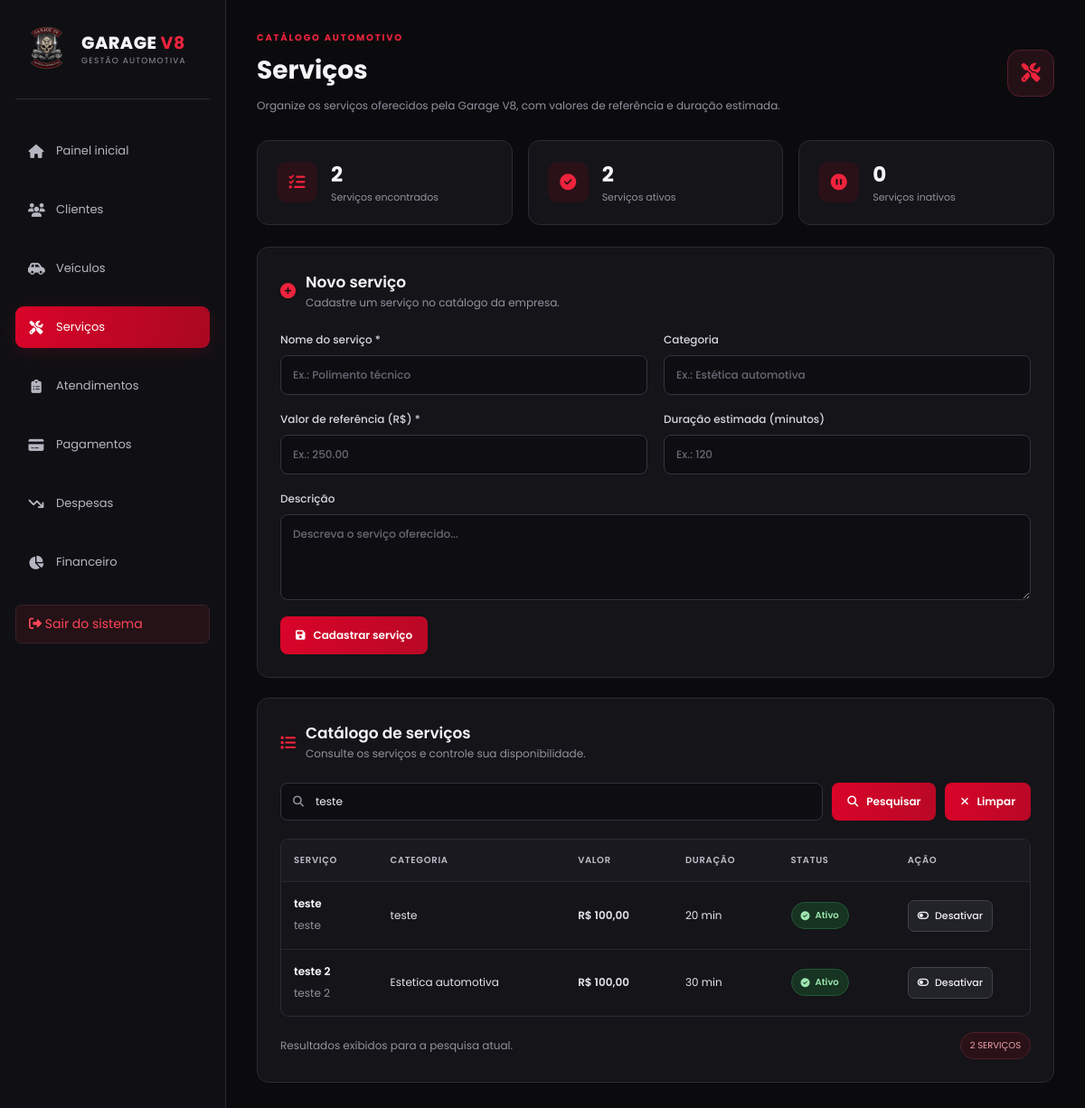
Screenshot of /servicos.php?busca=teste (signed in) with the database file from the repository.
### tables this page shows
CREATE TABLE `servicos` (
  `id_servico` int NOT NULL,
  `nome` varchar(100) NOT NULL,
  `descricao` text,
  `categoria` varchar(50) DEFAULT NULL,
  `valor_referencia` decimal(10,2) NOT NULL DEFAULT '0.00',
  `duracao_estimada` int DEFAULT NULL,
  `ativo` tinyint(1) NOT NULL DEFAULT '1'
);

### servicos.php (the view, shortened to what this page needs)
<?php
require_once __DIR__ . '/config/conexao.php';
function e($valor)
{
    return htmlspecialchars((string) $valor, ENT_QUOTES, 'UTF-8');
}
$busca = trim($_GET['busca'] ?? '');
$sql = "SELECT id_servico, nome, descricao, categoria,
               valor_referencia, duracao_estimada, ativo
        FROM servicos";
if ($busca !== '') {
    $sql .= ' WHERE nome LIKE ? OR categoria LIKE ?';
    $stmt = $pdo->prepare($sql . ' ORDER BY nome');
    $termo = '%' . $busca . '%';
    $stmt->execute([$termo, $termo]);
} else {
    $stmt = $pdo->query($sql . ' ORDER BY nome');
}
$servicos = $stmt->fetchAll();
$totalServicos = count($servicos);
$totalAtivos = count(array_filter(
    $servicos,
    fn($servico) => (int) $servico['ativo'] === 1
));
$totalInativos = $totalServicos - $totalAtivos;
?>
<!DOCTYPE html>
<html lang="pt-BR">
<head>
    <link rel="stylesheet" href="assets/style.css">
    <link rel="stylesheet" href="https://cdnjs.cloudflare.com/ajax/libs/font-awesome/6.5.2/css/all.min.css">
</head>
<body>
<div class="layout">
    <aside class="sidebar">
        <a href="index.php" class="brand">
            <img src="img/logogarage.png" alt="Logo Garage V8" class="brand-logo">
            <div class="brand-text">
                <span class="brand-name">GARAGE <strong>V8</strong></span>
                <span class="brand-subtitle">GESTÃO AUTOMOTIVA</span>
            </div>
        </a>
        <nav class="menu">
            <a href="index.php">
                <i class="fa-solid fa-house"></i>
                Painel inicial
            </a>
            <a href="clientes.php">
                <i class="fa-solid fa-users"></i>
                Clientes
            </a>
            <a href="veiculos.php">
                <i class="fa-solid fa-car-side"></i>
                Veículos
            </a>
            <a href="servicos.php" class="active">
                <i class="fa-solid fa-screwdriver-wrench"></i>
                Serviços
            </a>
            <a href="atendimentos.php">
                <i class="fa-solid fa-clipboard-list"></i>
                Atendimentos
            </a>
            <a href="pagamentos.php">
                <i class="fa-solid fa-credit-card"></i>
                Pagamentos
            </a>
            <a href="despesas.php">
                <i class="fa-solid fa-arrow-trend-down"></i>
                Despesas
            </a>
            <a href="financeiro.php">
                <i class="fa-solid fa-chart-pie"></i>
                Financeiro
            </a>
        </nav>
        <a href="logout.php" class="logout-link">
            <i class="fa-solid fa-right-from-bracket"></i>
            Sair do sistema
        </a>
    </aside>
    <main class="main">
        <header class="header">
            <div>
                <div class="eyebrow">CATÁLOGO AUTOMOTIVO</div>
                <h1>Serviços</h1>
                <div class="muted">
                    Organize os serviços oferecidos pela Garage V8, com valores de referência e duração estimada.
                </div>
            </div>
            <div class="header-icon">
                <i class="fa-solid fa-screwdriver-wrench"></i>
            </div>
        </header>
        <section class="stats-grid">
            <div class="stat-card">
                <div class="stat-icon">
                    <i class="fa-solid fa-list-check"></i>
                </div>
                <div>
                    <div class="stat-number"><?= $totalServicos ?></div>
                    <div class="stat-label">Serviços encontrados</div>
                </div>
            </div>
            <div class="stat-card">
                <div class="stat-icon">
                    <i class="fa-solid fa-circle-check"></i>
                </div>
                <div>
                    <div class="stat-number"><?= $totalAtivos ?></div>
                    <div class="stat-label">Serviços ativos</div>
                </div>
            </div>
            <div class="stat-card">
                <div class="stat-icon">
                    <i class="fa-solid fa-circle-pause"></i>
                </div>
                <div>
                    <div class="stat-number"><?= $totalInativos ?></div>
                    <div class="stat-label">Serviços inativos</div>
                </div>
            </div>
        </section>
        <section class="card">
            <div class="card-heading">
                <i class="fa-solid fa-circle-plus"></i>
                <div>
                    <h2>Novo serviço</h2>
                    <div class="muted">
                        Cadastre um serviço no catálogo da empresa.
                    </div>
                </div>
            </div>
            <form method="post">
                <div class="form-grid">
                    <label class="field">
                        Nome do serviço *
                        <input
                            name="nome"
                            maxlength="100"
                            required
                            value="<?= e($_POST['nome'] ?? '') ?>"
                            placeholder="Ex.: Polimento técnico"
                        >
                    </label>
                    <label class="field">
                        Categoria
                        <input
                            name="categoria"
                            maxlength="50"
                            value="<?= e($_POST['categoria'] ?? '') ?>"
                            placeholder="Ex.: Estética automotiva"
                        >
                    </label>
                    <label class="field">
                        Valor de referência (R$) *
                        <input
                            type="number"
                            name="valor_referencia"
                            min="0"
                            max="99999999.99"
                            step="0.01"
                            required
                            value="<?= e($_POST['valor_referencia'] ?? '') ?>"
                            placeholder="Ex.: 250.00"
                        >
                    </label>
                    <label class="field">
                        Duração estimada (minutos)
                        <input
                            type="number"
                            name="duracao_estimada"
                            min="1"
                            step="1"
                            value="<?= e($_POST['duracao_estimada'] ?? '') ?>"
                            placeholder="Ex.: 120"
                        >
                    </label>
                    <label class="field full">
                        Descrição
                        <textarea
                            name="descricao"
                            placeholder="Descreva o serviço oferecido..."
                        ><?= e($_POST['descricao'] ?? '') ?></textarea>
                    </label>
                    <div class="full">
                        <button class="btn" type="submit">
                            <i class="fa-solid fa-floppy-disk"></i>
                            Cadastrar serviço
                        </button>
                    </div>
                </div>
            </form>
        </section>
        <section class="card">
            <div class="card-heading">
                <i class="fa-solid fa-list"></i>
                <div>
                    <h2>Catálogo de serviços</h2>
                    <div class="muted">
                        Consulte os serviços e controle sua disponibilidade.
                    </div>
                </div>
            </div>
            <form method="get" class="search-form">
                <div class="search-box">
                    <i class="fa-solid fa-magnifying-glass"></i>
                    <input
                        class="search-input"
                        name="busca"
                        placeholder="Pesquisar por nome ou categoria..."
                        value="<?= e($busca) ?>"
                    >
                </div>
                <button class="btn" type="submit">
                    <i class="fa-solid fa-magnifying-glass"></i>
                    Pesquisar
                </button>
                <?php if ($busca !== ''): ?>
                    <a href="servicos.php" class="btn">
                        <i class="fa-solid fa-xmark"></i>
                        Limpar
                    </a>
                <?php endif; ?>
            </form>
            <div class="table-wrap">
                <table>
                    <thead>
                        <tr>
                            <th>Serviço</th>
                            <th>Categoria</th>
                            <th>Valor</th>
                            <th>Duração</th>
                            <th>Status</th>
                            <th>Ação</th>
                        </tr>
                    </thead>
                    <tbody>
                        <?php if (!$servicos): ?>
                            <tr>
                                <td colspan="6" class="empty-state">
                                    <i class="fa-solid fa-screwdriver-wrench"></i>
                                    Nenhum serviço encontrado.
                                </td>
                            </tr>
                        <?php else: ?>
                            <?php foreach ($servicos as $servico): ?>
                                <tr>
                                    <td>
                                        <span class="service-name">
                                            <?= e($servico['nome']) ?>
                                        </span>
                                        <?php if (!empty($servico['descricao'])): ?>
                                            <span class="muted service-description">
                                                <?= e($servico['descricao']) ?>
                                            </span>
                                        <?php endif; ?>
                                    </td>
                                    <td>
                                        <?= e($servico['categoria'] ?? '') ?: '—' ?>
                                    </td>
                                    <td class="price">
                                        R$
                                        <?= number_format(
                                            (float) $servico['valor_referencia'],
                                            2,
                                            ',',
                                            '.'
                                        ) ?>
                                    </td>
                                    <td>
                                        <?= $servico['duracao_estimada'] !== null
                                            ? (int) $servico['duracao_estimada'] . ' min'
                                            : '—' ?>
                                    </td>
                                    <td>
                                        <span class="badge-status <?= $servico['ativo'] ? 'ativo' : 'inativo' ?>">
                                            <i class="fa-solid <?= $servico['ativo']
                                                ? 'fa-circle-check'
                                                : 'fa-circle-minus' ?>"></i>
                                            <?= $servico['ativo'] ? 'Ativo' : 'Inativo' ?>
                                        </span>
                                    </td>
                                    <td>
                                        <form method="post">
                                            <button class="btn-status" type="submit">
                                                <i class="fa-solid <?= $servico['ativo']
                                                    ? 'fa-toggle-off'
                                                    : 'fa-toggle-on' ?>"></i>
                                                <?= $servico['ativo'] ? 'Desativar' : 'Ativar' ?>
                                            </button>
                                        </form>
                                    </td>
                                </tr>
                            <?php endforeach; ?>
                        <?php endif; ?>
                    </tbody>
                </table>
            </div>
            <div class="table-footer">
                <span class="muted">
                    Resultados exibidos para a pesquisa atual.
                </span>
                <span class="count-badge">
                    <?= $totalServicos ?>
                    <?= $totalServicos === 1 ? 'SERVIÇO' : 'SERVIÇOS' ?>
                </span>
            </div>
        </section>
    </main>
</div>
</body>
</html>

### assets/style.css (style rules this page uses)
* { box-sizing: border-box; }
body { margin: 0; font-family: Arial, sans-serif; background: #101116; color: #f5f5f5; }
.layout { display: flex; min-height: 100vh; }
.sidebar { width: 245px; background: #08090d; padding: 28px 20px; border-right: 1px solid #292a32; }
.menu a { display: block; padding: 13px; margin: 6px 0; border-radius: 7px; color: #c8cad2; text-decoration: none; }
.menu a:hover, .menu a.active { background: #351116; color: #ff4655; }
.main { flex: 1; padding: 35px; min-width: 0; }
.header { display: flex; justify-content: space-between; align-items: center; gap: 16px; margin-bottom: 30px; }
.header h1 { margin: 0 0 8px; font-size: 28px; }
.muted { color: #9b9eaa; }
.card { background: #191a22; border: 1px solid #2c2d38; border-radius: 12px; padding: 23px; }
.sidebar a.logout-link, .sidebar a.logout-link:link, .sidebar a.logout-link:visited, .sidebar a.logout-link:active { display: inline-block; margin-top: 18px; padding: 10px 14px; border: 1px solid #3b2028; border-radius: 7px; background: #241217; color: #ff4658 !important; text-decoration: none !important; font-size: 14px; }

### rows the page displays
servicos: nome "teste", descricao "teste", categoria "teste", valor_referencia "100,00", duracao_estimada "20", ativo 1 (drawn)
servicos: nome "teste 2", descricao "teste 2", categoria "Estetica automotiva", valor_referencia "100,00", duracao_estimada "30", ativo 1 (drawn)

### other values shown
$totalServicos "2"
$totalAtivos "2"
$totalInativos "0"
